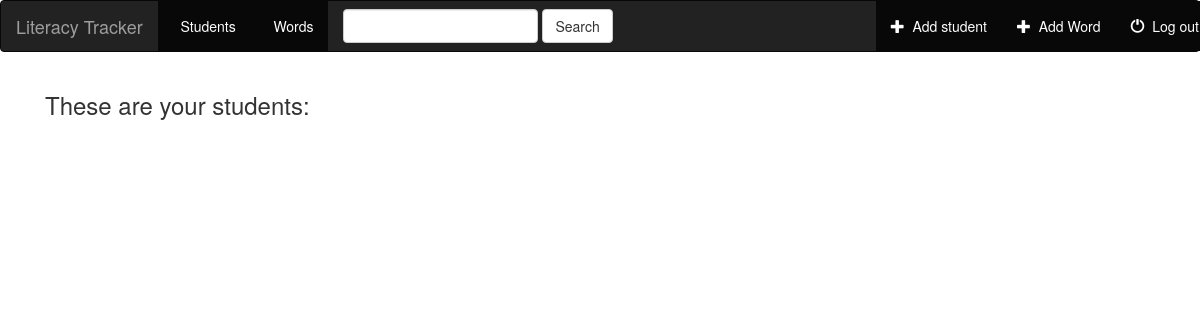
The page /students/ (signed in) on the database as committed earlier.
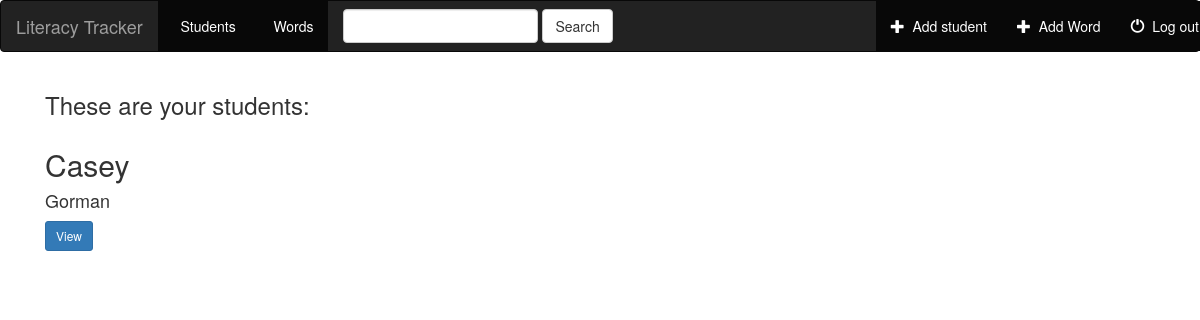
The same page on the database as committed later.
### students/models.py (models this page shows, shortened)
class Student(models.Model):
    user = models.ForeignKey('auth.User')
    first_name = models.CharField(max_length=250, default="", blank=True)
    last_name = models.CharField(max_length=250, default="", blank=True)
    grade = models.CharField(max_length=5, default="", blank=True)
    words = models.ManyToManyField(Word, default="", blank=True)

### students/views.py (the view)
class IndexView(generic.ListView):
    model = Student
    template_name= "students/index.html"
    context_object_name = "all_students"
    def get_queryset(self):
        return Student.objects.filter(user=self.request.user)

### students/templates/students/index.html (shortened to what this page needs)
{% extends 'base.html' %}
{% block body %}
<div class="students-container container-fluid">
    <div class="row">
        <div class="col-sm-12">
            <h3>These are your students:</h3>
        </div>
            {% for student in all_students %}
                <div class="col-sm-4 col-lg-2">
                            <h2>{{ student.first_name }}</h2>
                            <h4>{{ student.last_name}}</h4>
                            <a href="{% url 'students:student_detail' student.id %}" class="btn btn-primary btn-sm">View</a>
                </div>
            {% endfor %}
          </div>
        </div>
{%endblock%}

Rows that differ between the two databases and show on the page:
added Student: first_name "Casey", last_name "Gorman"
